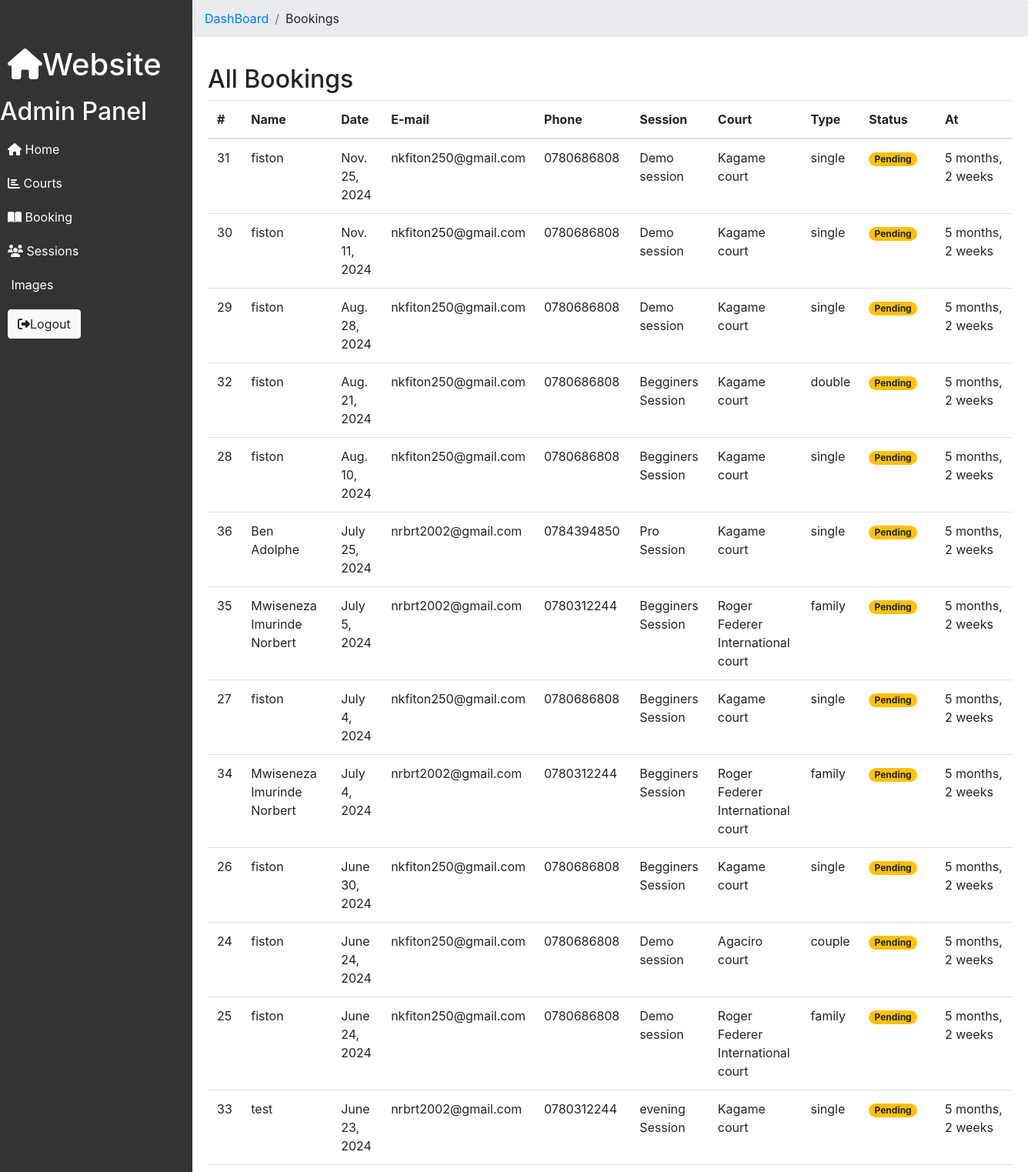
The page /dashboard/bookings (signed in, upper part) on the database as committed earlier.
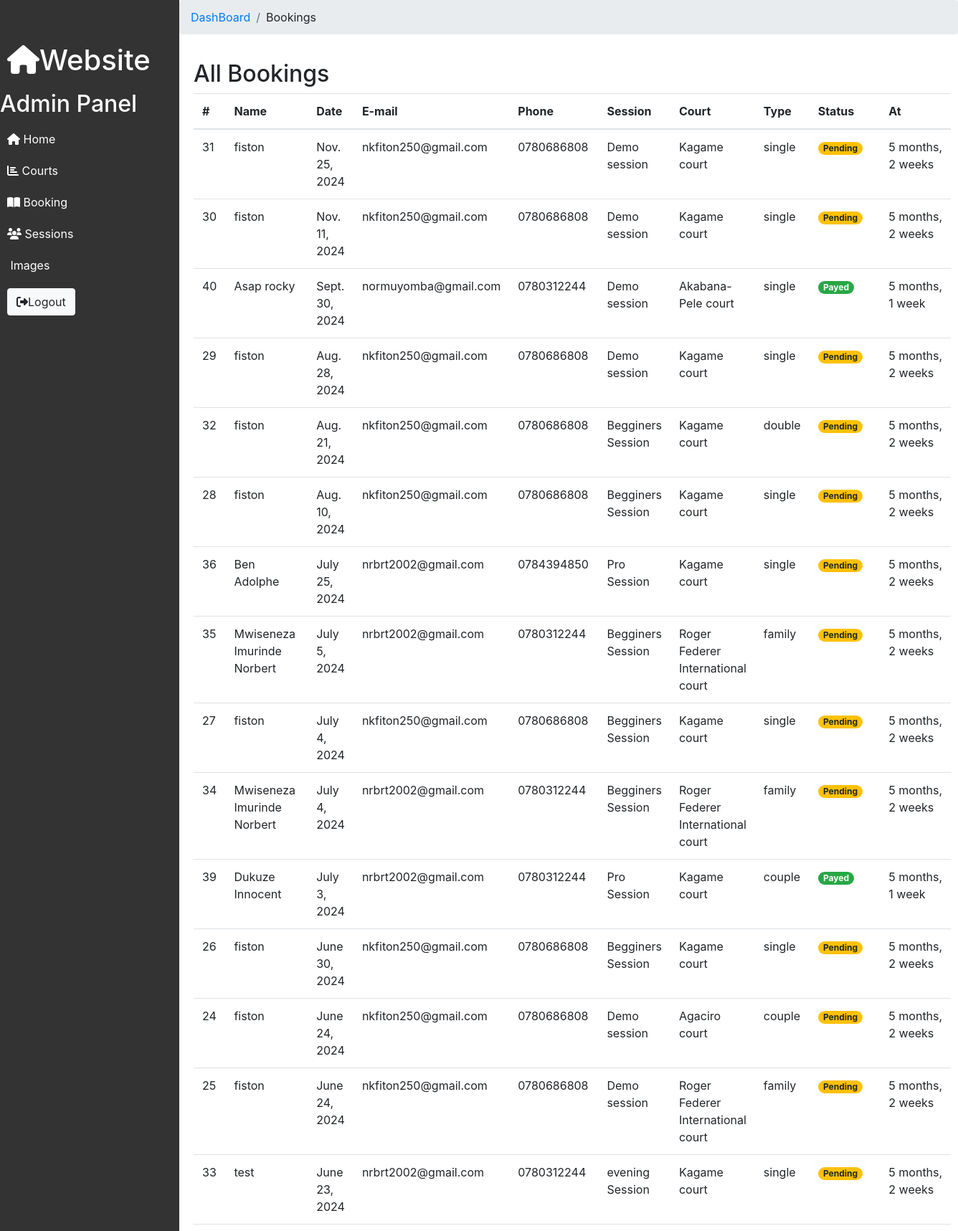
The same page on the database as committed later.
### App/models.py (models this page shows, shortened)
class Booking(models.Model):
    date = models.DateField()
    session_id = models.ForeignKey(Sessions, on_delete=models.CASCADE)
    court_id = models.ForeignKey(Court, on_delete=models.CASCADE)
    type = models.CharField(max_length=50, choices=BOOK_TYPE)
    name = models.CharField(max_length=50)
    email = models.EmailField(null=True, blank=True)
    phone = models.CharField(max_length=10, validators=[RegexValidator(PHONE_REGEX, 'Phone number must start with 07 and have 8 digits')])
    status = models.CharField(max_length=10, choices=STATUS, default='pendig')
    created_at = models.DateTimeField(auto_now_add=True)
    updated_at = models.DateTimeField(auto_now=True)
    class Meta:
        ordering = ['-date']

class Sessions(models.Model):
    name = models.CharField(max_length=50, unique=True)
    startTime = models.TimeField()
    endTime = models.TimeField()
    price = models.PositiveIntegerField()
    isTainer = models.BooleanField(default=False)
    created_at = models.DateTimeField(auto_now_add=True)
    updated_at = models.DateTimeField(auto_now=True)
    class Meta:
        ordering = ['-created_at']
    def __str__(self):
        return self.name

class Court(models.Model):
    name = models.CharField(max_length=50, unique=True)
    court_type = models.CharField(max_length=20, choices=COURT_TYPES)
    court_location = models.CharField(max_length=20, choices=COURT_LOCATION)
    has_lighting = models.BooleanField(default=False)
    is_available = models.BooleanField(default=True)
    pre_image = models.ImageField(upload_to='img/upload', null=False)
    description = models.TextField(null=True);
    created_at = models.DateTimeField(auto_now_add=True)
    updated_at = models.DateTimeField(auto_now=True)
    class Meta:
        ordering = ['-created_at']
    def __str__(self):
        return self.name

### App/views.py (the view)
# urls.py: path('dashboard/bookings', views.bookings, name="admin-bookings"),
@login_required
def bookings(request):
   bookings = Booking.objects.all()
   context = {'bookings': bookings}
   return render(request, 'admin/admin-bookings.html', context)

### App/templates/App/admin/admin-bookings.html (shortened to what this page needs)
{% include 'includes/admin-header.html' %}
{% include 'includes/admin-nav.html' %}
<div class="content" style="padding: 0px;">
    <nav aria-label="breadcrumb">
        <ol class="breadcrumb">
            <li class="breadcrumb-item"><a href="{% url 'dashboard' %}">DashBoard</a></li>
            <li class="breadcrumb-item">Bookings</li>
        </ol>
    </nav>
    <div style="padding: 20px;">
        <h2>All Bookings</h2>
        <table class="table table-hover" id="myTable">
            <thead>
                <tr>
                    <th>#</th>
                    <th>Name</th>
                    <th>Date</th>
                    <th>E-mail</th>
                    <th>Phone</th>
                    <th>Session</th>
                    <th>Court</th>
                    <th>Type</th>
                    <th>Status</th>
                    <th>At</th>
                </tr>
            </thead>
            <tbody>
                {% for booking in bookings %}
            <tr>
                <td>{{booking.id}}</td>
                <td>{{booking.name}}</td>
                <td>{{booking.date}}</td>
                <td>{{booking.email}}</td>
                <td>{{booking.phone}}</td>
                <td>{{booking.session_id}}</td>
                <td>{{booking.court_id}}</td>
                <td>{{booking.type}}</td>
                {%if booking.status == "pendig" %}
                <td><span class="badge badge-pill badge-warning">Pending</span></td>
                {% elif booking.status == "paid" %}
                <td><span class="badge badge-pill badge-success">Payed</span></td>
                {% elif booking.status == "done" %}
                <td><span class="badge badge-pill badge-success">Complited</span></td>
                {% elif booking.status == "cancled" %}
                <td><span class="badge badge-pill badge-danger">Cancled</span></td>
                {% endif %}
                <td>{{booking.created_at | timesince}}</td>
            </tr>
            {% endfor%}
            </tbody>
        </table>
    </div>
</div>
{% include 'includes/admin-footer.html' %}

Rows that differ between the two databases and show on the page:
added Booking: id "40", name "Asap rocky", date "Sept. 30, 2024", email "normuyomba@gmail.com", phone "0780312244", session_id "Demo session", court_id "Akabana-Pele court", type "single", status "Payed", created_at "5 months, 1 week"
added Booking: id "39", name "Dukuze Innocent", date "July 3, 2024", email "nrbrt2002@gmail.com", phone "0780312244", session_id "Pro Session", court_id "Kagame court", type "couple", status "Payed", created_at "5 months, 1 week"
